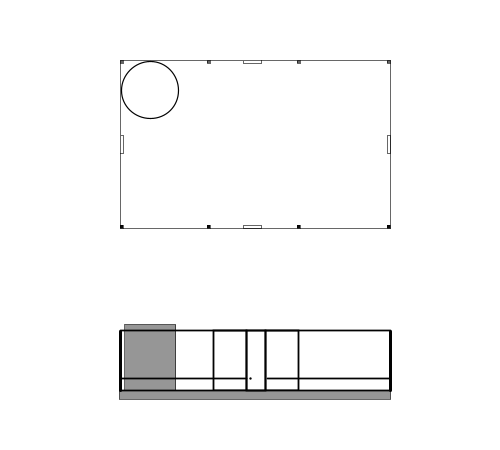
Frame 1 (no input)
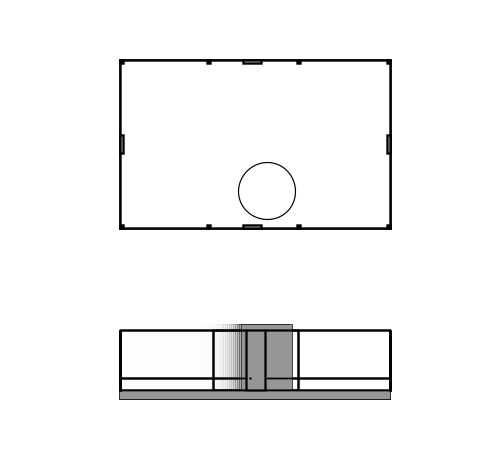
Frame 60 (the mouse pressed at the canvas centre just before this capture)
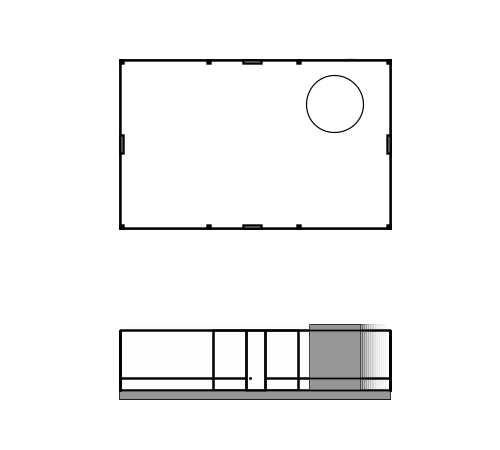
Frame 120 (the mouse held since frame 60 and released just before this capture)

The Processing sketch that drew these frames (run headless with seeded random() and noise(); from frame 60 on, the mouse is pressed at the canvas centre):

// Processing sketch: processing_57824
// ── processing_57824.pde

// Created by Ben Hoffman
// ARCH 2503 Digital Media, Department of Architecture, Cornell AAP

float x = 247.5;
float y = 247.5;
float xspeed = 3.3;
float yspeed = 3.3;

void setup() {
  size(500, 450);
  smooth();
  background(255);
  frameRate(20);
}

void draw() {
  scale(0.6);
  translate(0, -100);
  noStroke();
  fill(255, 50);
  rect (0, 0, 1000, 1000);
  stroke(255, 255, 255);

  noStroke();
  fill(255, 10);
  rect(200, 200, 450, 280);

  // Add the current speed to the location.
  x = x + xspeed;
  y = y + yspeed;

  // Check for bouncing
  if ((x > 600) || (x < 248)) {
    xspeed = xspeed * -1;
  }
  if ((y > 430) || (y < 250)) {
    yspeed = yspeed * -1;
  }

  // Display at x,y location
  stroke(0);
  fill(175);
  ellipse(x, y, 95, 95);

  // plan
  stroke (2);
  fill(255);
  rect(200, 200, 450, 280);

  fill(100);
  rect(200, 200, 5, 5); // north columns
  rect(350, 200, -5, 5);
  rect(500, 200, -5, 5);
  rect(650, 200, -5, 5);

  fill(255);
  rect(405, 200, 30, 5); // north door

  fill(10); 
  rect(200, 475, 5, 5); // south columns
  rect(350, 475, -5, 5);
  rect(500, 475, -5, 5);
  rect(650, 475, -5, 5);

  fill(255);
  rect(405, 475, 30, 5); // south door

  fill(255);
  rect(200, 325, 5, 30); // side doors
  rect(650, 325, -5, 30);

  fill(255);
  strokeWeight(2);
  ellipse(x, y, 95, 95); // bath room

  // elevation
  rectMode(CENTER);
  fill(150);
  strokeWeight(1);
  rect(x, 701, 85, 120);

  rectMode(CORNER);
  //fill(150);
  //strokeWeight(1);
  //rect(480,640,85,120); // bathroom

  fill(100, 0);
  strokeWeight(3);
  rect(443, 650, 55, 100); // right window
  rect(410, 650, -55, 100); // left window

  fill(150);
  strokeWeight(1);
  rect(199, 750, 452, 15); // base

  strokeWeight(3);
  line(200, 730, 410, 730); // horizontal lines
  line(445, 730, 650, 730);
  line(200, 750, 651, 750);
  line(200, 650, 651, 650);

  strokeWeight(5);
  line(201, 652, 201, 750); //side beams
  line(650, 652, 650, 750);

  fill(255, 0);
  strokeWeight(3);
  rect(410, 650, 33, 100); // door

  strokeWeight(4);
  point(418, 730); // door handle
}
